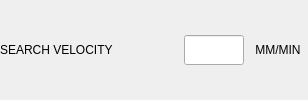
                     <widget class="QWidget" name="widget_search_vel" native="true">
                      <layout class="QHBoxLayout" name="horizontalLayout_32">
                       <property name="spacing">
                        <number>4</number>
                       </property>
                       <property name="leftMargin">
                        <number>0</number>
                       </property>
                       <property name="topMargin">
                        <number>0</number>
                       </property>
                       <property name="rightMargin">
                        <number>0</number>
                       </property>
                       <property name="bottomMargin">
                        <number>0</number>
                       </property>
                       <item>
                        <widget class="QLabel" name="label_6">
                         <property name="sizePolicy">
                          <sizepolicy hsizetype="Preferred" vsizetype="Fixed">
                           <horstretch>0</horstretch>
                           <verstretch>0</verstretch>
                          </sizepolicy>
                         </property>
                         <property name="minimumSize">
                          <size>
                           <width>180</width>
                           <height>30</height>
                          </size>
                         </property>
                         <property name="maximumSize">
                          <size>
                           <width>180</width>
                           <height>30</height>
                          </size>
                         </property>
                         <property name="toolTip">
                          <string>Probe down search velocity</string>
                         </property>
                         <property name="text">
                          <string>SEARCH VELOCITY</string>
                         </property>
                         <property name="alignment">
                          <set>Qt::AlignLeading|Qt::AlignLeft|Qt::AlignVCenter</set>
                         </property>
                        </widget>
                       </item>
                       <item>
                        <widget class="QLineEdit" name="lineEdit_search_vel">
                         <property name="sizePolicy">
                          <sizepolicy hsizetype="Fixed" vsizetype="Fixed">
                           <horstretch>0</horstretch>
                           <verstretch>0</verstretch>
                          </sizepolicy>
                         </property>
                         <property name="minimumSize">
                          <size>
                           <width>60</width>
                           <height>30</height>
                          </size>
                         </property>
                         <property name="maximumSize">
                          <size>
                           <width>60</width>
                           <height>30</height>
                          </size>
                         </property>
                         <property name="maxLength">
                          <number>8</number>
                         </property>
                         <property name="alignment">
                          <set>Qt::AlignCenter</set>
                         </property>
                         <property name="readOnly">
                          <bool>false</bool>
                         </property>
                        </widget>
                       </item>
                       <item>
                        <widget class="QLabel" name="lbl_search_vel_units">
                         <property name="sizePolicy">
                          <sizepolicy hsizetype="Fixed" vsizetype="Fixed">
                           <horstretch>0</horstretch>
                           <verstretch>0</verstretch>
                          </sizepolicy>
                         </property>
                         <property name="minimumSize">
                          <size>
                           <width>60</width>
                           <height>30</height>
                          </size>
                         </property>
                         <property name="maximumSize">
                          <size>
                           <width>60</width>
                           <height>30</height>
                          </size>
                         </property>
                         <property name="text">
                          <string>MM/MIN</string>
                         </property>
                         <property name="alignment">
                          <set>Qt::AlignCenter</set>
                         </property>
                         <property name="wordWrap">
                          <bool>false</bool>
                         </property>
                         <property name="indent">
                          <number>0</number>
                         </property>
                        </widget>
                       </item>
                      </layout>
                     </widget>
